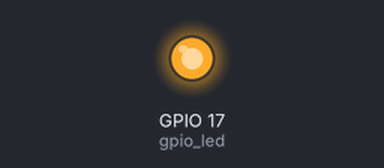
This program was run on a simulated Raspberry Pi (BCM pin numbers). Shown: output pins drawn as LEDs (lit = HIGH). At 10.0 s the program stops and its outputs stay as they are.

Above: at 0.1 s.
At 9.1 s:
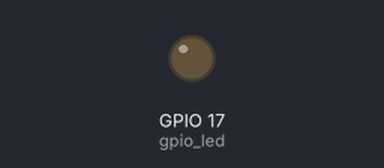
Timing chart, 0 to 10.6 s (numbered marks = the images above):
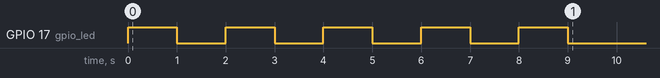

The program:

Ltick.py
```python
import RPi.GPIO as GPIO # RPi.GPIOモジュールを使用
import time

# LEDとスイッチのGPIO番号
# デフォルトはRPZ-IR-Sensorの緑LEDと赤SW
# 必要に応じて変更
gpio_led = 17

# GPIO番号指定の準備
GPIO.setmode(GPIO.BCM)

# LEDピンを出力に設定
GPIO.setup(gpio_led, GPIO.OUT)

# スイッチピンを入力、プルアップに設定
# GPIO.setup(gpio_sw, GPIO.IN, pull_up_down=GPIO.PUD_UP)

# スイッチの状態を取得
# sw = GPIO.input(gpio_sw)

for x in range(5):
    GPIO.output(gpio_led, 1)    # LED点灯
    time.sleep(1)               # 5秒待機
    GPIO.output(gpio_led, 0)    # LED点灯
    time.sleep(1)               # 5秒待機

# # スイッチが押されていた場合(ON)
# if 0==sw:
#     GPIO.output(gpio_led, 1)    # LED点灯
#     time.sleep(5)               # 5秒待機
#     GPIO.output(gpio_led, 0)    # LED消灯

# # スイッチが離されていた場合(OFF)
# else:
#     GPIO.output(gpio_led, 1)    # LED点灯
#     time.sleep(1)               # 1秒待機
#     GPIO.output(gpio_led, 0)    # LED消灯

# 後処理 GPIOを解放
GPIO.cleanup(gpio_led)
# GPIO.cleanup(gpio_sw)
```
